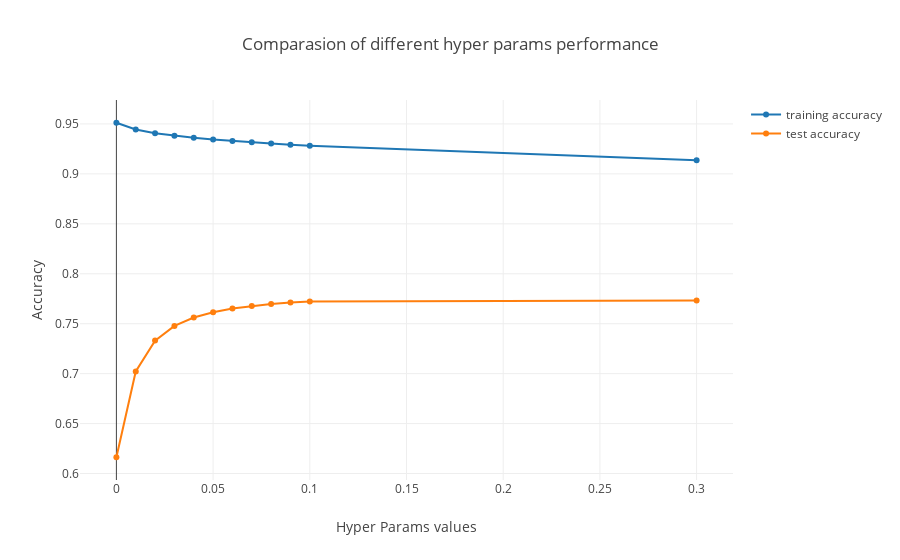

The code cell stored with this chart in its notebook:
### Code cell
from sklearn.linear_model import Ridge
ridge = Ridge().fit(X_train, y_train)
print('training set score', ridge.score(X_train, y_train))
print('test set score', ridge.score(X_test, y_test))

# plot_accuracy(X_train, X_test, y_train, y_test, lambda param: Ridge(alpha=param), hyper_params=[0.01, 0.1, 0.3, 1.0, 2.0])
plot_accuracy_interactive(X_train, X_test, y_train, y_test, lambda param: Ridge(alpha=param), hyper_params=[0.0,0.01, 0.02, 0.03, 0.04, 0.05, 0.06, 0.07, 0.08, 0.09, 0.1, 0.3])

### Figure 1 — Plotly figure (JSON) as saved in the notebook; plotly's stock layout.template omitted (floating-point values rounded to 4 significant figures)
{"data": [{"mode": "lines+markers", "name": "training accuracy", "type": "scatter", "uid": "bb0d0bda-902e-4d62-a7d8-9807c01bebf1", "x": [0, 0.01, 0.02, 0.03, 0.04, 0.05, 0.06, 0.07, 0.08, 0.09, 0.1, 0.3], "y": [0.9512, 0.9445, 0.9407, 0.9381, 0.9361, 0.9344, 0.9329, 0.9316, 0.9304, 0.9293, 0.9282, 0.9136]}, {"mode": "lines+markers", "name": "test accuracy", "type": "scatter", "uid": "8ed91217-0a3e-4ff4-a9c4-20230662929f", "x": [0, 0.01, 0.02, 0.03, 0.04, 0.05, 0.06, 0.07, 0.08, 0.09, 0.1, 0.3], "y": [0.6163, 0.7022, 0.7331, 0.7478, 0.7562, 0.7616, 0.7652, 0.7678, 0.7697, 0.7711, 0.7722, 0.7732]}], "layout": {"title": "Comparasion of different hyper params performance", "xaxis": {"title": "Hyper Params values"}, "yaxis": {"title": "Accuracy"}}}
